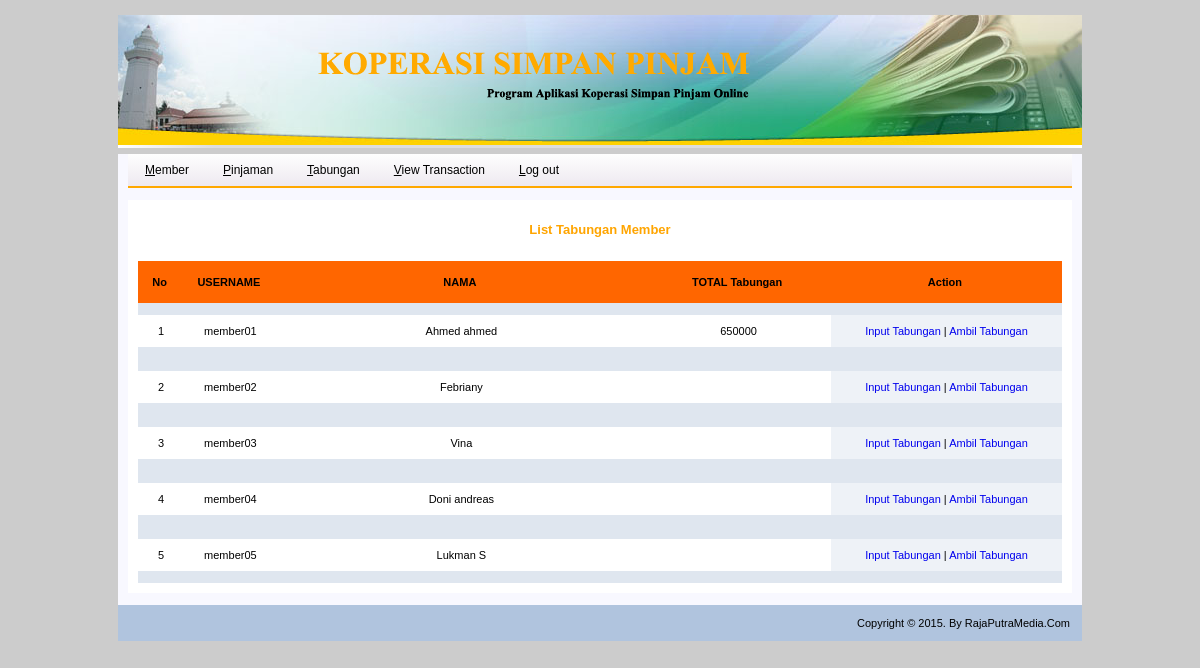
Screenshot of /home-admin.php?page=list-tabungan (signed in) with the database file from the repository.
### tables this page shows
CREATE TABLE IF NOT EXISTS `member` (
  `username` varchar(16) NOT NULL,
  `password` varchar(16) NOT NULL,
  `nama` varchar(20) NOT NULL,
  `nik` bigint(16) NOT NULL,
  `tgl_lahir` date NOT NULL,
  `jenis_kelamin` varchar(9) NOT NULL,
  `pekerjaan` varchar(16) NOT NULL,
  `alamat` text NOT NULL,
  `email` text NOT NULL,
  `no_hp` char(20) NOT NULL,
  `tabungan` varchar(16) NOT NULL,
  `pinjaman` varchar(16) NOT NULL
);

### list-tabungan.php (the view, shortened to what this page needs)
<div style="border:0; padding:10px; width:924px; height:auto;"><br />
<center><font color="orange" size="2"><b>List Tabungan Member</b></font></center><br /><br />
<table width="924" border="0" align="center" cellpadding="0" cellspacing="0">
<tr bgcolor="#FF6600">
	<th width="5%">No</td>&nbsp;
	<th width="10%" height="42">USERNAME</td>&nbsp;
	<th width="40%">NAMA</td>&nbsp;
	<th width="20%">TOTAL Tabungan</td>&nbsp;
	<th width="25%">Action</td>&nbsp;
</tr>
<?php
	include "koneksi.php";
	$Cari="SELECT * FROM member";
	$Tampil = mysqli_query($Open,$Cari);
	$nomer=0;
    while (	$hasil = mysqli_fetch_array ($Tampil)) {
			$username= stripslashes ($hasil['username']);
			$nama 	= stripslashes ($hasil['nama']);
			$tabungan 	= stripslashes ($hasil['tabungan']);
	$nomer++;
?>
	<tr align="center" bgcolor="#DFE6EF">
		<td>&nbsp;</td>
		<td>&nbsp;</td>
		<td>&nbsp;</td>
		<td>&nbsp;</td>
		<td>&nbsp;</td>
	</tr>
	<tr align="center">
		<td height="32"><?=$nomer?><div align="center"></div></td>
		<td><?=$username?><div align="center"></div></td>
		<td><?=$nama?><div align="center"></div></td>
		<td><?=$tabungan?><div align="center"></div></td>
		<td bgcolor="#EEF2F7"><div align="center"><a href="home-admin.php?page=form-input-tabungan&username=<?=$username?>">Input Tabungan</a> | <a href="home-admin.php?page=form-ambil-tabungan&username=<?=$username?>">Ambil Tabungan</a></div></td>
	</tr>
	<tr align="center" bgcolor="#DFE6EF">
		<td>&nbsp;</td>
		<td>&nbsp;</td>
		<td>&nbsp;</td>
		<td>&nbsp;</td>
		<td>&nbsp;</td>
	</tr>
<?php
	}
?>
</table>

### home-admin.php (shortened to what this page needs)
<html>
<head>
	<link href="style.css" rel="stylesheet" type="text/css">
</head>
<body>
<table width="964" border="0" align="center" cellpadding="0" cellspacing="0">
	<tr>
		<td width="964" bgcolor="#B0C4DE"><img src="image/header.png" width="964" height="130" /></td>
	</tr>
</table>
<table width="964" border="0" align="center" cellpadding="0" cellspacing="0">
	<tr>
		<td><hr></td>
	</tr>
</table>
<table width="964" border="0" align="center" cellpadding="0" cellspacing="0">
	<tr bgcolor="#F8F8FF" height="32">
		<td width="10">&nbsp;</td>
		<td width="944">
			<div class="nav">
				<ul>
					<li><a href="home-admin.php?page=form-view-member" title="Member"><u>M</u>ember</a></li>
					<li><a href="home-admin.php?page=list-pinjaman" title="Pinjaman"><u>P</u>injaman</a></li>
					<li><a href="home-admin.php?page=list-tabungan" title="Tabungan"><u>T</u>abungan</a></li>
					<li><a href="home-admin.php?page=view-trx" title="View"><u>V</u>iew Transaction</a></li>
					<li><a href="login/logout.php" title="Log out"><u>L</u>og out</a></li>
			</div>
		</td>
		<td width="10">&nbsp;</td>
	</tr>
</table>
<table width="964" border="0" align="center" cellpadding="0" cellspacing="0">
	<tr bgcolor="#F8F8FF">
		<td>&nbsp;</td>
	</tr>
</table>
<table width="964" border="0" align="center" cellpadding="0" cellspacing="0">
	<tr bgcolor="#F8F8FF">
		<td width="10">&nbsp;</td>
		<td rowspan="4" valign="top">
			<table width="938" height="auto" bgcolor="white" border="0" cellspacing="0" cellpadding="0">
				<tr>
					<td width="938" valign="top">
						<?php
						$page = (isset($_GET['page']))? $_GET['page'] : "main";
						switch ($page) {
							case 'list-tabungan' : include "list-tabungan.php"; break;
						}
						?>
		<td width="10">&nbsp;</td>
<table width="964" border="0" align="center" cellpadding="0" cellspacing="0">
	<tr bgcolor="#F8F8FF">
		<td>&nbsp;</td>
	</tr>
</table>
<table width="964" border="0" align="center" cellpadding="0" cellspacing="0">
	<tr bgcolor="#B0C4DE">
		<td height="36" colspan="5" bgcolor="#B0C4DE"><div align="right" style="margin:0 12px 0 0;"><font color="#000">Copyright &copy; 2015. By RajaPutraMedia.Com</font><br></div></td>
	</tr>
</table>
</body>
</html>

### style.css (style rules this page uses)
body { font-family: Helvetica, Arial, Verdana, sans-serif; font-size: 12px; background-color:#cccccc; margin-top:15px; }
a { text-decoration: none; }
table { font-family: Verdana, Arial, Helvetica, sans-serif; font-size: 11px; }
hr { clear: both; float: none; height: 3px; margin-top:0px; border: none; background: #ddd; background-image: -webkit-gradient( linear, left bottom, right bottom, color-stop(0, rgb(255,255,255)), color-stop(0.1, rgb(221,221,221)), color-stop(0.8, rgb(221,221,221)), color-stop(1, rgb(255,255,255))); }
.nav ul,.nav li,.nav span,.nav a { margin: 0; padding: 0; position: relative; }
.nav { height: 32px; background: #fefefe; background: -moz-linear-gradient(top, #fefefe 0%, #eee9f0 100%); background: -webkit-gradient(linear, left top, left bottom, color-stop(0%, #fefefe), color-stop(100%, #eee9f0)); background: -webkit-linear-gradient(top, #fefefe 0%, #eee9f0 100%); background: -o-linear-gradient(top, #fefefe 0%, #eee9f0 100%); background: -ms-linear-gradient(top, #fefefe 0%, #eee9f0 100%); background: linear-gradient(top, #fefefe 0%, #eee9f0 100%); border-bottom: 2px solid #ffa800; }
.nav:after,.nav ul:after { content: ''; display: block; clear: both; }
.nav a { color: #E8E7E4; display: inline-block; font-family: Helvetica, Arial, Verdana, sans-serif; background: #fefefe; background: -moz-linear-gradient(top, #fefefe 0%, #eee9f0 100%); background: -webkit-gradient(linear, left top, left bottom, color-stop(0%, #fefefe), color-stop(100%, #eee9f0)); background: -webkit-linear-gradient(top, #fefefe 0%, #eee9f0 100%); background: -o-linear-gradient(top, #fefefe 0%, #eee9f0 100%); background: -ms-linear-gradient(top, #fefefe 0%, #eee9f0 100%); background: linear-gradient(top, #fefefe 0%, #eee9f0 100%); font-size: 12px; line-height: 32px; padding: 0 17px; text-decoration: none; }
.nav ul { list-style: none; }
.nav > ul { float: left; }
.nav > ul > li { float: left; }
.nav > ul > li > a { color: #000; font-size: 12px; }
li { line-height:200%; font-family: Helvetica, Arial, Verdana, sans-serif; font-size: 12px; }

### rows the page displays
member: username "member01", nama "Ahmed ahmed", tabungan "650000"
member: username "member02", nama "Febriany"
member: username "member03", nama "Vina"
member: username "member04", nama "Doni andreas"
member: username "member05", nama "Lukman S"
